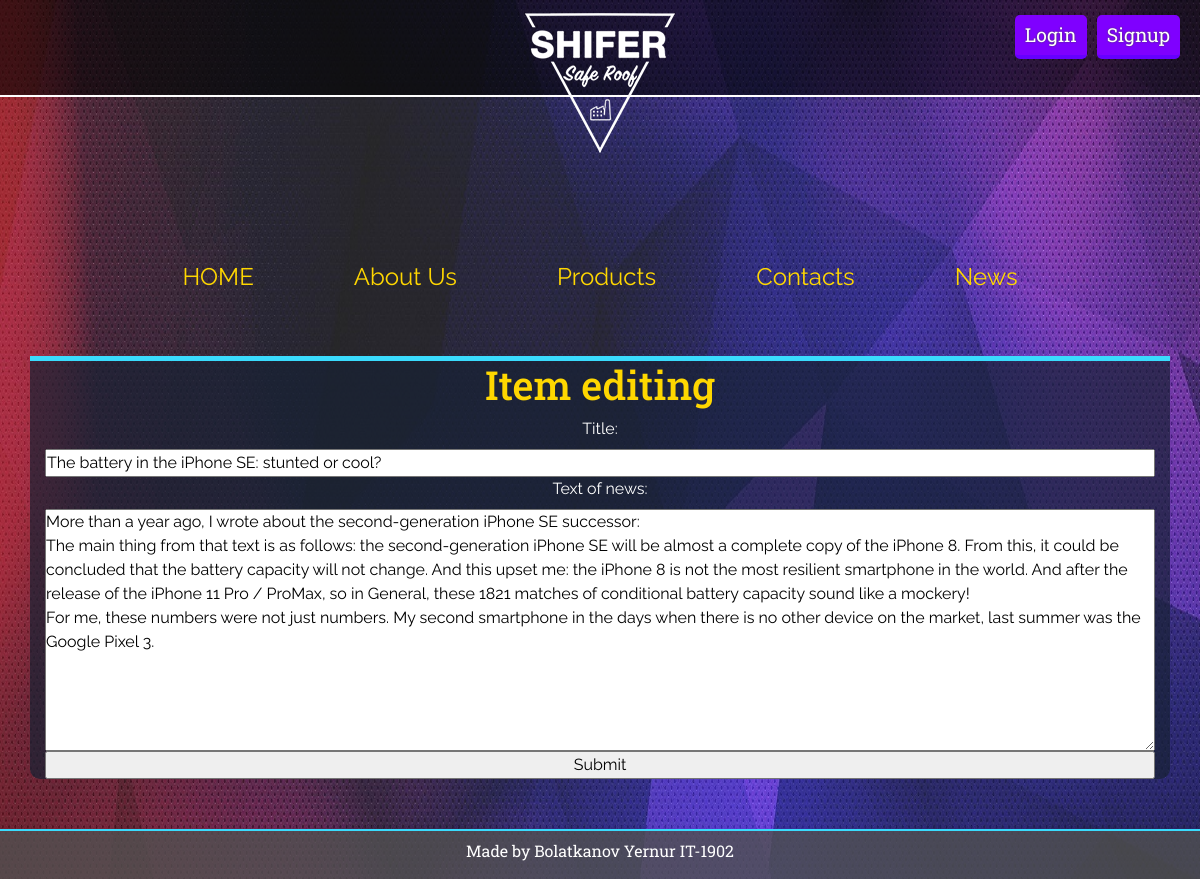
Page /apanel.php?edit=3 on the committed database.
### tables this page shows
CREATE TABLE `news` (
  `news_id` int(11) NOT NULL,
  `editor_id` int(11) NOT NULL,
  `n_title` varchar(255) NOT NULL,
  `n_text` text NOT NULL,
  `n_date` date NOT NULL
);

### apanel.php (the view, shortened to what this page needs)
<?php
include "connect.php";
if(isset($_GET['edit'])){
    $id = $_GET['edit'];
    $stmt = $link->prepare("SELECT * FROM news WHERE news_id = ". $id);
	$stmt->execute();
	$res = $stmt->get_result();
    $row = mysqli_fetch_array($res);
}
?>
<!DOCTYPE html>
<html lang="en">
<head>
	<link rel="stylesheet" href="https://stackpath.bootstrapcdn.com/bootstrap/4.4.1/css/bootstrap.min.css">
	<link rel="stylesheet" href="css/news.css?v=<?php echo time(); ?>">
</head>
<body>
	<header>
		<div class="top_line">
			<div><a href="index.php" target="blanck" class="logo"><img src="img/logo.png" alt="logo" title="go home"></a></div>
		</div>
		<p id="day"></p>
		<div class="reg_auth">
            <?php if(!isset($_SESSION['id'])){ ?>
                <a href="login.php"><div class="btn">Login</div></a>
                <a href="reg.php"><div class="btn">Signup</div></a>
            <?php } ?>
		</div>
		<nav>
			<div class="topnav">
				<a href="index.php">HOME</a>
				<a href="about.php">About Us</a>
				<a href="products.php">Products</a>
				<a href="contacts.php">Contacts</a>
				<a href="news.php">News</a>
			</div>
		</nav>
	</header>
	<div class="container">
		<?php if(isset($_GET['edit'])){ ?>
	    <h1>Item editing</h1>
	    <form method="POST" action="apanel.php">
	        <label for="name">Title:</label>
	        <input type="text" name="title" id="name" value="<?php echo $row['n_title'] ?>" required>
	      	<label for="content">Text of news:</label>
            <textarea type="text" name="text" id="content" rows="10" cols="20" required><?php echo $row['n_text'] ?></textarea>
	        <input type="submit" name="esubmit" value="Submit">
	    </form>
	    <?php } if(isset($_GET['add'])){ ?>
	    <h1>News adding</h1>
        <form method="POST" action="apanel.php">
            <label for="heading">Heading of post:</label>
            <input type="text" name="title" id="heading" required>
            <label for="content">Content of post:</label>
            <textarea type="text" name="text" id="content" rows="10" cols="20" required></textarea>
            <label for="date">Date of post:</label>
            <input type="date" name="date" id="date" required>
            <input type="submit" name="submit" value="Submit">
        </form>
	    <?php } ?>
	</div>
	<footer>
		<pre>Made by Bolatkanov Yernur IT-1902</pre>
	</footer>
</body>
</html>

### css/news.css (style rules this page uses)
*::before, *::after { box-sizing: border-box; }
h1 { font-size: 2.5rem; }
h1, h2, h3, h4, h5, h6 { margin-bottom: 0.5rem; font-weight: 500; line-height: 1.2; }
* { margin: 0; padding: 0; }
a { text-decoration: none; }
body { font-family: 'Raleway', sans-serif; background-image: url(../img/back.jpg); background-repeat: no-repeat; background-position: top center; position: relative; background-size: 100% 160%; line-height: 1.5; position: relative; min-height: 100vh; padding-bottom: 100px; }
.top_line { height: 95px; box-shadow: rgb(255, 255, 255) 0 0 0 2px; width: 100%; background-color: rgba(0, 0, 0, 0.6); display: flex; flex-direction: row; justify-content: center; }
.logo img { margin-top: 13px; }
.reg_auth { position: absolute; top: 10px; right: 10px; display: flex; flex-direction: row; }
.btn { float: right; margin-right: 10px; margin-top: 5px; border-radius: 5px; padding: 5px 9px; font-size: 1.2em; background-color: #7f00ff; text-shadow: #454545 0 0 2px; border-bottom: 4px solid rgb(102, 0, 255); font-family: 'Roboto Slab', serif; color: #fff; transition: all.3s ease; }
.topnav { background-color: transparent; font-size: 14px; display: flex; justify-content: center; align-items: center; }
.topnav a { color: #ffd700; text-align: center; padding: 14px 50px; font-size: 24px; text-decoration: none; border-bottom: 2px solid rgba(0,0,0,0); transition: all.3s ease; margin-top: 150px; }
.container { margin-top: 50px; height: auto; background-color: rgba(24, 33, 52, 0.7); text-align: center; box-shadow: 0 -5px 0 #3ADBFD; border-radius: 0 0 10px 10px; max-width: 1140px; margin-left: auto; margin-right: auto; padding-left: 15px; padding-right: 15px; display: flex; flex-direction: column; }
label { color: #fff; }
.container>form { display: flex; flex-direction: column; }
footer { display: flex; justify-content: center; align-items: flex-end; min-height: 50px; border-top: 2px solid rgb(58, 219, 253); width: 100%; background-color: rgba(80, 80, 80, 0.8); position: absolute; bottom: 0; }
footer pre { font-family: 'Roboto Slab', serif; color: #fff; font-size: 1em; }
#day { position: absolute; top: 10px; left: 10px; font-family: 'Raleway', sans-serif; color: #fff; padding: 10px; }
h1 { text-align: center; font-size: 2.5em; font-family: 'Roboto Slab', serif; color: #ffd700; }

### rows in the picture
news: title "The battery in the iPhone SE: stunted or cool?", text "More than a year ago, I wrote about the second-generation iPhone SE successor: The main thing from that text is as follows: the second-generation iPhone SE will be almost a complete copy of the iPhone 8. From this, it could be concluded that the battery capacity will not change. And this upset me: the iPhone 8 is not the most resilient smartphone in the world. And after the release of the iPhone 11 Pro / ProMax, so in General, these 1821 matches of conditional battery capacity sound like a mockery! For me, these numbers were not just numbers. My second smartphone in the days when there is no other device on the market, last summer was the Google Pixel 3."
